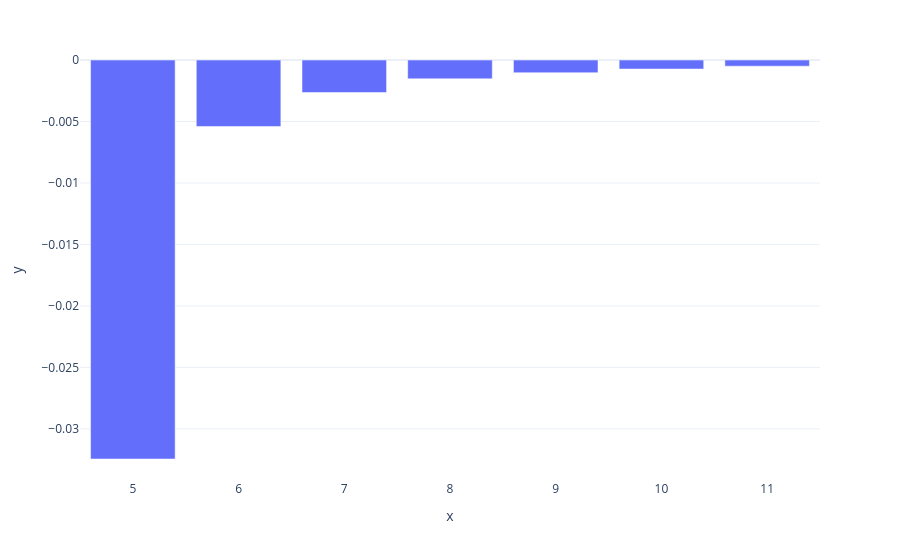

This figure's notebook cell:
### Code cell
streamflow_difference_from_previous_year = []
for year in years:
    if year == 0:
        continue
    streamflow_difference_from_previous_year.append(float((cumulative_streamflows[year-1] - cumulative_streamflows[year-2])/cumulative_streamflows[year-2]))

px.bar(x=years[4:11], y=streamflow_difference_from_previous_year[4:11])

### Figure 1 — Plotly figure (JSON) as saved in the notebook; plotly's stock layout.template omitted (floating-point values rounded to 4 significant figures)
{"data": [{"hovertemplate": "x=%{x}<br>y=%{y}<extra></extra>", "legendgroup": "", "marker": {"color": "#636efa", "pattern": {"shape": ""}}, "name": "", "orientation": "v", "showlegend": false, "textposition": "auto", "type": "bar", "x": [5, 6, 7, 8, 9, 10, 11], "xaxis": "x", "y": [-0.03245, -0.005407, -0.002647, -0.001535, -0.001034, -0.0007344, -0.0005017], "yaxis": "y"}], "layout": {"barmode": "relative", "legend": {"tracegroupgap": 0}, "margin": {"t": 60}, "xaxis": {"anchor": "y", "domain": [0, 1], "title": {"text": "x"}}, "yaxis": {"anchor": "x", "domain": [0, 1], "title": {"text": "y"}}}}
